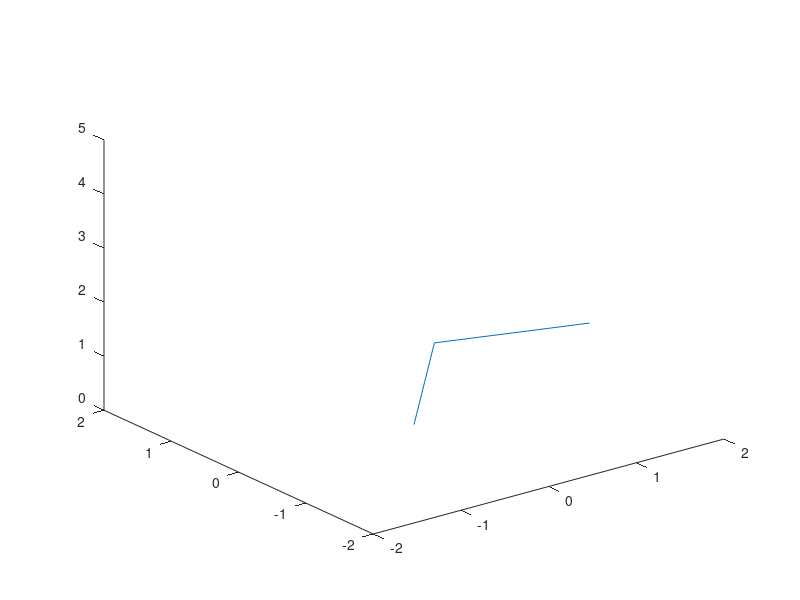

Recreate this plot in MATLAB.
% Regression for #238: zlim must resolve on the AOT (-emit-llvm) path, the same
% as xlim/ylim. Also exercises the 6-arg axis([...zmin zmax]) form.
figure(1);
plot3([0 1 2], [0 1 0], [0 0.5 1]);
xlim([-2 2]);
ylim([-2 2]);
zlim([-2 6]);
axis([-2 2 -2 2 0 5]);
saveas(gcf, '/tmp/plot3_zlim.png');
disp('zlim ok');
